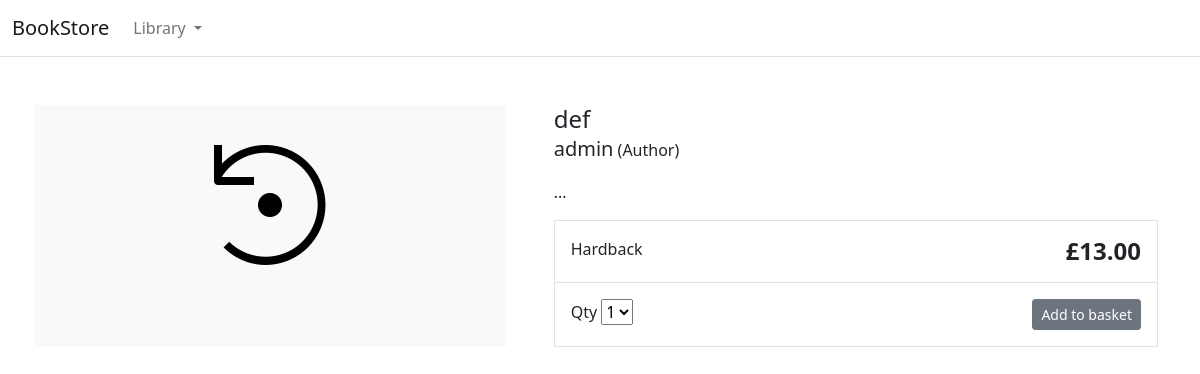
Screenshot of /def with the database file from the repository.
### store/models.py (models this page shows, shortened)
class Product(models.Model):
    category = models.ForeignKey(Category,related_name='product', on_delete=models.CASCADE)
    created_by = models.ForeignKey(User,on_delete=models.CASCADE,related_name='product_creator')
    title = models.CharField(max_length=255)
    author = models.CharField(max_length=255,default='admin')
    decription = models.TextField(blank=True)
    image =  models.ImageField(upload_to='images/' ,default='images/default.png')
    slug = models.SlugField(max_length=255)
    price = models.DecimalField(max_digits=4, decimal_places=2)
    in_stock = models.BooleanField(default=True)
    is_active = models.BooleanField(default=True)
    created = models.DateTimeField(auto_now_add=True)
    updated = models.DateTimeField(auto_now=True)
    objects = models.Manager()
    products = ProductManager()
    class Meta :
        verbose_name_plural = 'Products'
        ordering = ('-created',)

### store/views.py (the view)
# urls.py: path('<slug:slug>', views.product_detail,name='product_detail'),
def product_detail(request,slug):
    product = get_object_or_404(Product,slug=slug,in_stock=True)
    return render(request,'store/products/single.html',{'product':product})

### store/context_processors.py (called while the page is built)
def categories(request):
    return {
        'categories': Category.objects.all()
    }

### store/models.py (called while the page is built)
    def get_absolute_url(self):
        return reverse('store:category_list',args=[self.slug])

### templates/store/products/single.html (shortened to what this page needs)
{% extends "store/base.html" %}
{% load static %}
{% block content %}
<div class="container">
    <main class="pt-5">
        <div class="row g-3">
            <div class="col-md-5 col-lg-5 order-md-first bg-light">
                <img class="img-fluid mx-auto d-block" width="200px" alt="Responsive image" src="{{ product.image.url }}">
            </div>
            <div class="col-md-7 col-lg-7 ps-md-3 ps-lg-5">
                <h1 class="mb-0 h4">{{ product.title }}</h1>
                <p><span class="lead">{{ product.author }}</span> (Author)</p>
                <p>{{ product.description|slice:":355" }}...</p>
                <div class="border">
                    <div class="col border-bottom">
                        <div class="row p-3">
                            <div class="col-6">Hardback</div>
                            <div class="col-6 text-end"><span class="h4 fw-bold">£{{ product.price }}</span></div>
                        </div>
                    </div>
                    <div class="col">
                        <div class="row p-3">
                            <div class="col-6">
                                <label for="select">Qty</label>
                                <select id="select">
                                    <option value="">1</option>
                                </select>
                            </div>
                            <div class="col-6 text-end"><button type="button" class="btn btn-secondary btn-sm">Add to
                                    basket</button></div>
                        </div>
                    </div>
                </div>
            </div>
        </div>
    </main>
</div>
{% endblock %}

### rows the page displays
Product: image (placeholder picture), title "def", author "admin", price "13.00"
